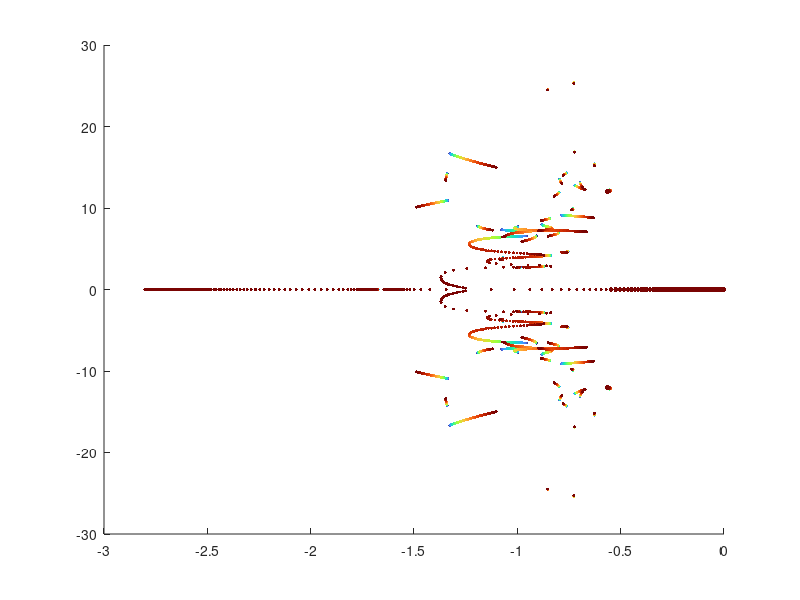

Here is the MATLAB script that generated this plot: (Note: this script raises an error after producing the figure.)
% IEEE 39-bus fixed-voltage lossless network: all 29 nonzero-injection buses are VSGs.
% Source: MATPOWER 8.1 case39.
clearvars;
close all;
clc;

%% 1. Direct matrix assignments (100 MVA base; all quantities are per-unit).
lambda4 = 4.15311915166592;
sourceTolerance = 1e-8;
newtonTolerance = 1e-11;
referenceBus = 31; % Fix the reference angle at zero to remove uniform phase-shift freedom.
R = 0; % Lossless network; this is already included in the purely imaginary Y39.
V39 = [
    1.0393836; 1.0484941; 1.0307077; 1.00446; 1.0060063; 1.0082256; 0.99839728; 0.99787232;
    1.038332; 1.0178431; 1.0133858; 1.000815; 1.014923; 1.012319; 1.0161854; 1.0325203;
    1.0342365; 1.0315726; 1.0501068; 0.99101054; 1.0323192; 1.0501427; 1.0451451; 1.038001;
    1.0576827; 1.0525613; 1.0383449; 1.0503737; 1.0501149; 1.0499; 0.982; 0.9841;
    0.9972; 1.0123; 1.0494; 1.0636; 1.0275; 1.0265; 1.03;
]; % Fixed voltages, ordered by bus number.
varpi39 = [
    -0.976; 0; -3.22; -5; 0; 0; -2.338; -5.22;
    -0.065; 0; 0; -0.0853; 0; 0; -3.2; -3.29;
    0; -1.58; 0; -6.8; -2.74; 0; -2.475; -3.086;
    -2.24; -1.39; -2.81; -2.06; -2.835; 2.5; 6.68671; 6.5;
    6.32; 5.08; 6.5; 5.6; 5.4; 8.3; -1.04;
]; % Net power: positive supply, negative demand.

% Explicit IEEE 39-bus nodal admittance; unspecified entries are zero.
Y39 = complex(zeros(39));
Y39(1,[1 2 39]) = 1i*[-64.330900243309 24.330900243309003 40];
Y39(2,[1 2 3 25 30]) = 1i*[24.330900243309003 -259.42156630254556 66.2251655629139 116.27906976744185 53.90109149710281];
Y39(3,[2 3 4 18]) = 1i*[66.2251655629139 -188.36149229523767 46.948356807511736 75.18796992481204];
Y39(4,[3 4 5 14]) = 1i*[46.948356807511736 -202.59273665247298 78.125 77.51937984496124];
Y39(5,[4 5 6 8]) = 1i*[78.125 -552.026098901099 384.61538461538464 89.28571428571429];
Y39(6,[5 6 7 11 31]) = 1i*[384.61538461538464 -650.1998054324213 108.69565217391305 121.95121951219511 37.38317757009346];
Y39(7,[6 7 8]) = 1i*[108.69565217391305 -326.0869565217391 217.3913043478261];
Y39(8,[5 7 8 9]) = 1i*[89.28571428571429 217.3913043478261 -334.2252279999316 27.548209366391184];
Y39(9,[8 9 39]) = 1i*[27.548209366391184 -67.54820936639118 40];
Y39(10,[10 11 13 32]) = 1i*[-508.788215483428 232.5581395348837 232.5581395348837 46.72897196261682];
Y39(11,[6 10 11 12]) = 1i*[121.95121951219511 232.5581395348837 -377.49786479420527 22.851397362948745];
Y39(12,[11 12 13]) = 1i*[22.851397362948745 -45.43021344522614 22.851397362948745];
Y39(13,[10 12 13 14]) = 1i*[232.5581395348837 22.851397362948745 -354.5565462721092 99.00990099009901];
Y39(14,[4 13 14 15]) = 1i*[77.51937984496124 99.00990099009901 -222.61223014381602 46.08294930875576];
Y39(15,[14 15 16]) = 1i*[46.08294930875576 -152.46592803216 106.38297872340425];
Y39(16,[15 16 17 19 21 24]) = 1i*[106.38297872340425 -513.5901800650562 112.35955056179776 51.282051282051285 74.07407407407408 169.49152542372883];
Y39(17,[16 17 18 27]) = 1i*[112.35955056179776 -292.11423828208535 121.95121951219511 57.80346820809249];
Y39(18,[3 17 18]) = 1i*[75.18796992481204 121.95121951219511 -197.13918943700713];
Y39(19,[16 19 20 33]) = 1i*[51.282051282051285 -177.2843165319621 68.36204539239814 65.81545346847439];
Y39(20,[19 20 34]) = 1i*[68.36204539239814 -127.03266347451917 55.060015416804326];
Y39(21,[16 21 22]) = 1i*[74.07407407407408 -145.50264550264552 71.42857142857143];
Y39(22,[21 22 23 35]) = 1i*[71.42857142857143 -242.15568538144387 104.16666666666667 68.22445846836092];
Y39(23,[22 23 24 36]) = 1i*[104.16666666666667 -169.50280112044817 28.57142857142857 36.76470588235294];
Y39(24,[16 23 24]) = 1i*[169.49152542372883 28.57142857142857 -198.0629539951574];
Y39(25,[2 25 26 37]) = 1i*[116.27906976744185 -188.26530468393804 30.959752321981423 42.05214465937763];
Y39(26,[25 26 27 28 29]) = 1i*[30.959752321981423 -136.08400961983727 68.02721088435375 21.09704641350211 16];
Y39(27,[17 26 27]) = 1i*[57.80346820809249 68.02721088435375 -125.83067909244625];
Y39(28,[26 28 29]) = 1i*[21.09704641350211 -87.32221197641601 66.2251655629139];
Y39(29,[26 28 29 38]) = 1i*[16 66.2251655629139 -143.23890890860253 62.539086929330836];
Y39(30,[2 30]) = 1i*[53.90109149710281 -55.24861878453038];
Y39(31,[6 31]) = 1i*[37.38317757009346 -40];
Y39(32,[10 32]) = 1i*[46.72897196261682 -50];
Y39(33,[19 33]) = 1i*[65.81545346847439 -70.4225352112676];
Y39(34,[20 34]) = 1i*[55.060015416804326 -55.55555555555556];
Y39(35,[22 35]) = 1i*[68.22445846836092 -69.93006993006993];
Y39(36,[23 36]) = 1i*[36.76470588235294 -36.76470588235294];
Y39(37,[25 37]) = 1i*[42.05214465937763 -43.10344827586207];
Y39(38,[29 38]) = 1i*[62.539086929330836 -64.1025641025641];
Y39(39,[1 9 39]) = 1i*[40 40 -80];

%% 2. Determine the incidence B and line weights A from Y and V.
Y = Y39;
V = V39;
N = size(Y,1);
[toBus,fromBus,b] = find(tril(imag(Y),-1)); % Read each undirected line once.
numberOfEdges = numel(b);
B = zeros(N,numberOfEdges);
for e = 1:numberOfEdges
    B(fromBus(e),e) = 1;
    B(toBus(e),e) = -1;
end
lineWeight = V(fromBus).*V(toBus).*b; % Line weight: a_e = V_i*V_j*imag(Y_ij).
A = diag(lineWeight);

% Rescale positive net injections to remove AC-loss surplus and balance the lossless model.
varpiNominal = varpi39;
positive = varpiNominal > sourceTolerance;
negative = varpiNominal < -sourceTolerance;
demandTotalPU = -sum(varpiNominal(negative));
varpiNominal(positive) = varpiNominal(positive)* ...
    demandTotalPU/sum(varpiNominal(positive));
varpiNominal(abs(varpiNominal)<=sourceTolerance) = 0;
vsgBuses = find(abs(varpiNominal)>sourceTolerance); % Source and load buses: 29 VSGs.
algebraicBuses = find(abs(varpiNominal)<=sourceTolerance); % Ten zero-injection algebraic buses.
assert(rank(B,1e-10)==N-1 && abs(sum(varpiNominal))<1e-10);

%% 3. Fixed inertia and damping, ordered by vsgBuses.
M = diag([
    0.95304675950294; 0.9536108983754; 0.84970072736529; 0.97089134095092; 0.83044729194351;
    0.91094184021596; 0.91214350800391; 0.954253924317; 0.95126851936759; 0.9676306252391;
    0.65073679785868; 0.96582656267934; 0.96969423245907; 0.95769660762385; 0.97141212982435;
    0.96418902674761; 0.96446325793506; 0.97163962015941; 0.96394176068449; 0.96964704072291;
    0.67336300821361; 0.69727834586232; 0.71938831369835; 0.84646898587113; 0.69727834586232;
    0.79854228042407; 0.81789275505501; 0.42510619210078; 0.95509559368658;
]);
D = diag([
    1.0464330927439; 1.3801788344262; 1.6449147614291; 1.2490006953158; 1.6776349321823;
    0.91094184021596; 0.91396101960819; 1.3772042734486; 1.3905897978477; 1.1362648342662;
    1.9126252494096; 1.3087893709647; 1.2693764380121; 1.3602492758765; 1.2344253465257;
    1.1080065049794; 1.3192003343862; 1.2076542977277; 1.3229185356082; 1.2700264578416;
    1.8875694330729; 1.860029563126; 1.8334794233882; 1.65057846075; 1.860029563126;
    1.727278864437; 1.6977787091728; 2.1255309605039; 1.0559516878721;
]);
numberOfVSG = numel(vsgBuses);

%% 4. Continue equilibria, form J and select the dominant poles.
% Bus 31 has only one line, 6--31; its capacity gives the loading endpoint.
limitingEdge = find(fromBus==6 & toBus==31);
lambdaCrossing = lineWeight(limitingEdge)/abs(varpiNominal(31));
lambdaValues = unique([linspace(0,lambdaCrossing-0.02,241).'; ...
    lambdaCrossing-logspace(log10(0.02),log10(1e-6),160).';lambdaCrossing]);
numberOfLoadingPoints = numel(lambdaValues);
numberOfNonrotationalPoles = 2*numberOfVSG-1;
allNonrotationalPoles = complex(zeros(numberOfNonrotationalPoles,numberOfLoadingPoints));
dominantPositive = NaN(numberOfLoadingPoints,1);
dominantNegative = NaN(numberOfLoadingPoints,1);
dominantReal = NaN(numberOfLoadingPoints,1);
unknown = setdiff((1:N).',referenceBus);
theta = zeros(N,1);

for point = 1:numberOfLoadingPoints
    lambda = lambdaValues(point);

    % Newton power flow, initialized by the previous equilibrium.
    for iteration = 1:100
        angle = B.'*theta;
        F = B*A*sin(angle)-lambda*varpiNominal;
        if norm(F,inf)<newtonTolerance, break; end
        H = B*diag(lineWeight.*cos(angle))*B.';
        theta(unknown) = theta(unknown)-H(unknown,unknown)\F(unknown);
    end

    % Only converged, phase-feasible equilibria may be linearized.
    angle = B.'*theta;
    F = B*A*sin(angle)-lambda*varpiNominal;
    assert(norm(F,inf)<1e-8,'Power flow did not converge at lambda=%.6f.',lambda);
    assert(max(abs(angle))<=pi/2+1e-7,'Phase limit exceeded at lambda=%.6f.',lambda);

    % Eliminate zero-injection buses and form the VSG Jacobian.
    H = B*diag(lineWeight.*cos(angle))*B.';
    Hred = H(vsgBuses,vsgBuses)-H(vsgBuses,algebraicBuses)* ...
        (H(algebraicBuses,algebraicBuses)\H(algebraicBuses,vsgBuses));
    Hred = (Hred+Hred.')/2;
    J = [zeros(numberOfVSG),eye(numberOfVSG); -M\Hred,-M\D];
    poles = eig(J);
    [~,zeroMode] = min(abs(poles));
    poles(zeroMode) = []; % Remove only the uniform-phase zero mode.
    allNonrotationalPoles(:,point) = poles;

    % Dominant poles have the largest real part; keep real or conjugate branches.
    maximumRealPart = max(real(poles));
    tolerance = max(1e-8,1e-7*max(1,max(abs(real(poles)))));
    dominant = poles(real(poles)>=maximumRealPart-tolerance);
    upper = dominant(imag(dominant)>1e-8);
    lower = dominant(imag(dominant)<-1e-8);
    realPole = dominant(abs(imag(dominant))<=1e-8);
    if ~isempty(upper), dominantPositive(point) = upper(1); end
    if ~isempty(lower), dominantNegative(point) = lower(1); end
    if ~isempty(realPole), dominantReal(point) = max(real(realPole)); end
end
boundaryResidual = norm(F,inf);

%% 5. Basic root-locus plot; styling and annotations can be added in Visio.
figure('Color','w');
loadingRatio = lambdaValues/lambda4;
pointColors = repmat(loadingRatio.',numberOfNonrotationalPoles,1);
scatter(real(allNonrotationalPoles(:)),imag(allNonrotationalPoles(:)), ...
    4.5,pointColors(:),'filled'); % Color indicates loading ratio.
hold on;
dominantPoles = [dominantPositive,dominantNegative,dominantReal];
dominantColors = repmat(loadingRatio,1,3);
scatter(real(dominantPoles(:)),imag(dominantPoles(:)), ...
    12,dominantColors(:),'filled'); % Larger dots highlight the dominant modes.
colormap(turbo);
xline(0,'k--');
yline(0,'k:');
xlim([-3 0.5]); % Keep the original display range.
ylim([-30 30]);
xlabel('Real part (s^{-1})');
ylabel('Imaginary part (s^{-1})');
set(gca,'FontName','Times New Roman','FontSize',10);
grid on;
box on;

fprintf('\nlambda_4 = %.12f\n',lambda4);
fprintf('lambda_cr = %.12f; lambda_cr/lambda_4 = %.12f\n', ...
    lambdaCrossing,lambdaCrossing/lambda4);
fprintf('Limiting branch: %d -> %d; power-flow residual: %.3e\n', ...
    fromBus(limitingEdge),toBus(limitingEdge),boundaryResidual);
